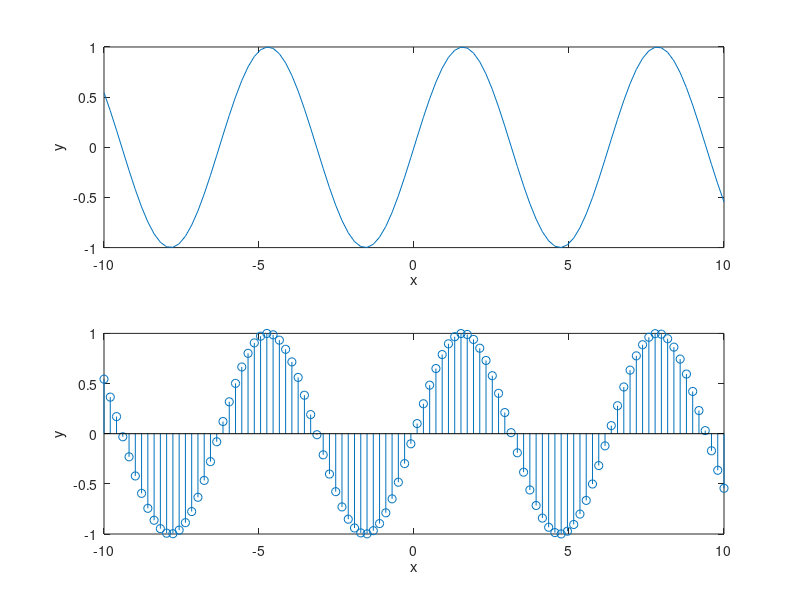

The MATLAB script that drew this image:
x = linspace(-10,10);

y = sin(x);

subplot(2,1,1)
plot(x, y);

xlabel("x");
ylabel("y");

subplot(2,1,2)
stem(x, y);

xlabel("x");
ylabel("y");
